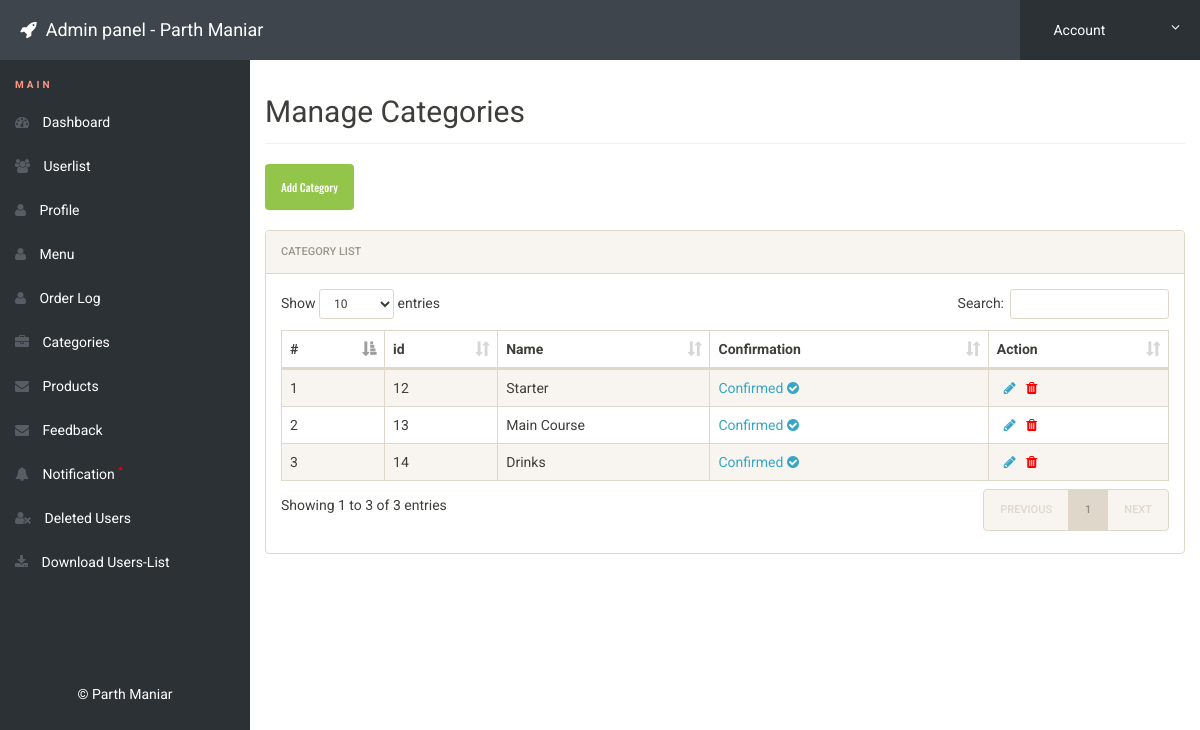
Page /admin/mu2.php (signed in) on the committed database.
### tables this page shows
CREATE TABLE `categories` (
  `id` int(11) NOT NULL,
  `name` varchar(11) NOT NULL,
  `status` int(11) NOT NULL,
  `category_description` varchar(11) NOT NULL
);

### admin/mu2.php (the view, shortened to what this page needs)
<?php
include('includes/config.php');
if(strlen($_SESSION['alogin'])==0)
	{
header('location:index.php');
}
else{
 ?>
<!doctype html>
<html lang="en" class="no-js">
<head>
	<link rel="stylesheet" href="css/font-awesome.min.css">
	<link rel="stylesheet" href="css/bootstrap.min.css">
	<link rel="stylesheet" href="css/dataTables.bootstrap.min.css">
	<link rel="stylesheet" href="css/bootstrap-social.css">
	<link rel="stylesheet" href="css/bootstrap-select.css">
	<link rel="stylesheet" href="css/fileinput.min.css">
	<link rel="stylesheet" href="css/awesome-bootstrap-checkbox.css">
	<link rel="stylesheet" href="css/style.css">
</head>
<body>
	<?php include('includes/header.php');?>
	<div class="ts-main-content">
		<?php include('includes/leftbar.php');?>
		<div class="content-wrapper">
			<div class="container-fluid">
				<div class="row">
					<div class="col-md-12">
						<h2 class="page-title">Manage Categories</h2>
<a href="addcat.php" class="btn btn-success" role="button">Add Category</a>
<br>
  <br>
						<div class="panel panel-default">
							<div class="panel-heading">Category List</div>
							<div class="panel-body">
								<table id="zctb" class="display table table-striped table-bordered table-hover" cellspacing="0" width="100%">
									<thead>
										<tr>
										<th>#</th>
												<th>id</th>
                                                <th>Name</th>
                                                 <th>Confirmation</th>
											<th>Action</th>
										</tr>
									</thead>
									<tbody>
<?php $sql = "SELECT * from  categories ";
$query = $dbh -> prepare($sql);
$query->execute();
$results=$query->fetchAll(PDO::FETCH_OBJ);
$cnt=1;
if($query->rowCount() > 0)
{
foreach($results as $result)
{				?>
										<tr>
											<td><?php echo htmlentities($cnt);?></td>
										<td><?php echo htmlentities($result->id);?></td>
                                            <td><?php echo htmlentities($result->name);?></td>
                                            <td>
                                            <?php if($result->status == 1)
                                                    {?>
                                                    <a href="mu2.php?confirm=<?php echo htmlentities($result->id);?>" onclick="return confirm('Do you really want to Un-Confirm the Account')">Confirmed <i class="fa fa-check-circle"></i></a>
                                                    <?php } else {?>
                                                    <a href="mu2.php?unconfirm=<?php echo htmlentities($result->id);?>" onclick="return confirm('Do you really want to Confirm the Account')">Un-Confirmed <i class="fa fa-times-circle"></i></a>
                                                    <?php } ?>
</td>
<td>
<a href="mu1.php?edit=<?php echo $result->id;?>" onclick="return confirm('Do you want to Edit');">&nbsp; <i class="fa fa-pencil"></i></a>&nbsp;&nbsp;
<a href="mu2.php?del=<?php echo $result->id;?>&name=<?php echo htmlentities($result->name);?>" onclick="return confirm('Do you want to Delete');"><i class="fa fa-trash" style="color:red"></i></a>&nbsp;&nbsp;
</td>
										</tr>
										<?php $cnt=$cnt+1; }} ?>
									</tbody>
								</table>
							</div>
						</div>
					</div>
				</div>
			</div>
		</div>
	</div>
</body>
</html>
<?php } ?>

### admin/css/style.css (style rules this page uses)
html { font-size: 14px; }
@media only screen and (min-width: 480px) { html { font-size: 17px; } }
@media only screen and (min-width: 768px) { html { font-size: 14px; } }
body { font-size: 1em; }
a { color: #37a6c4; }
.btn { font-family: 'Oswald', sans-serif; }
.panel { overflow: hidden; }
.btn { text-transform: none; }
.page-title { padding-bottom: 15px; margin-bottom: 20px; border-bottom: 1px solid #f0f0f0; }
.ts-main-content .content-wrapper { padding-top: 15px; margin-top: 60px; }
@media only screen and (min-width: 992px) { .ts-main-content .content-wrapper { margin-left: 250px; } }

### rows in the picture
categories: id "12", name "Starter"
categories: id "13", name "Main Course"
categories: id "14", name "Drinks"
